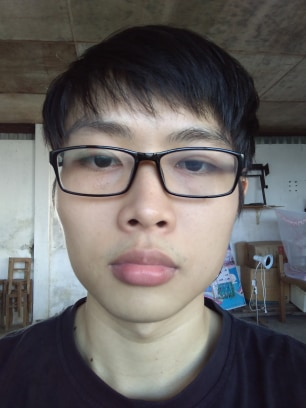
%> input picture TestDB/1.jpg, 306 x 408 px
$ octave train.m   (GNU Octave 9; MATLAB toolbox functions it lacks are replaced by stand-ins)
%> lines starting %> are read from the running program, lines starting %| are printed output that depends on the picture

n = input('Nhap so anh can train: '); %n=300
%> the answer given: 3
L = input('Nhap so gia tri Eigen: '); %L=50
%> the answer given: 3
M=100; N=90; %Kich thuoc yeu cau cua anh
X=zeros(n,(M*N)); %khoi tao ma tran X ban dau
T=zeros(n,L); %Khoi tao ma tran T trong ko gian PCA
for count=1:n
    I=imread(sprintf('%d.jpg',count)); %doc anh
%> I is the input picture: size 408x306x3 uint8; mean R, G, B 102.8, 99.1, 98.1
    I=rgb2gray(I); %chuyen tu anh mau sang anh xam
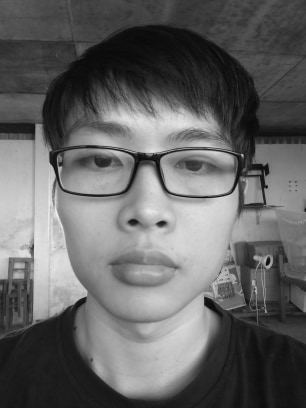
%> I: size 408x306 uint8; min 7, max 243, mean 100.1
    I=imresize(I,[M,N]); %chinh lai kich thuoc chuan cho anh
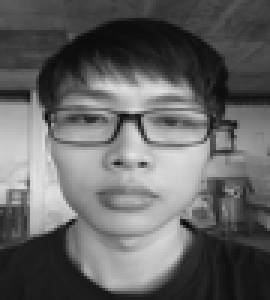
%> I: size 100x90 uint8 (shown 3 times larger); min 6, max 225, mean 100.1
    X(count,:)=reshape(I,[1,M*N]); %chuyen anh ve dang 1D la 1xMN
end
%> pass 2 of the loop `for count=1:n`:
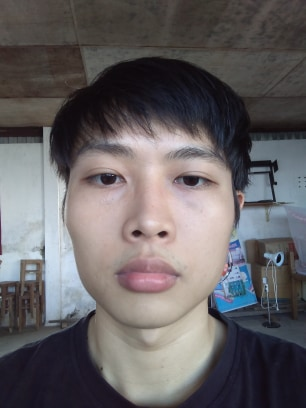
%> input picture TestDB/2.jpg, 306 x 408 px
%> I is the input picture: size 408x306x3 uint8; mean R, G, B 101.5, 97.4, 99.2
%> `I=rgb2gray(I);`:
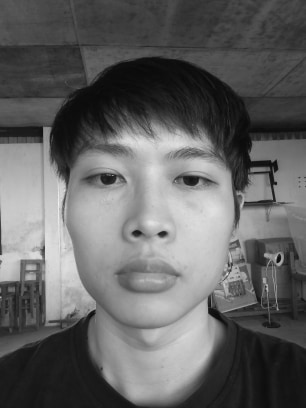
%> I: size 408x306 uint8; min 7, max 241, mean 98.8
%> `I=imresize(I,[M,N]);`:
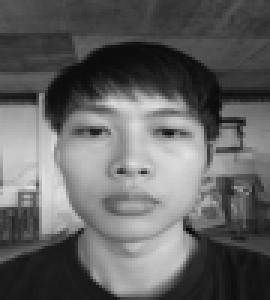
%> I: size 100x90 uint8 (shown 3 times larger); min 9, max 224, mean 98.9
%> (the run ends here)
